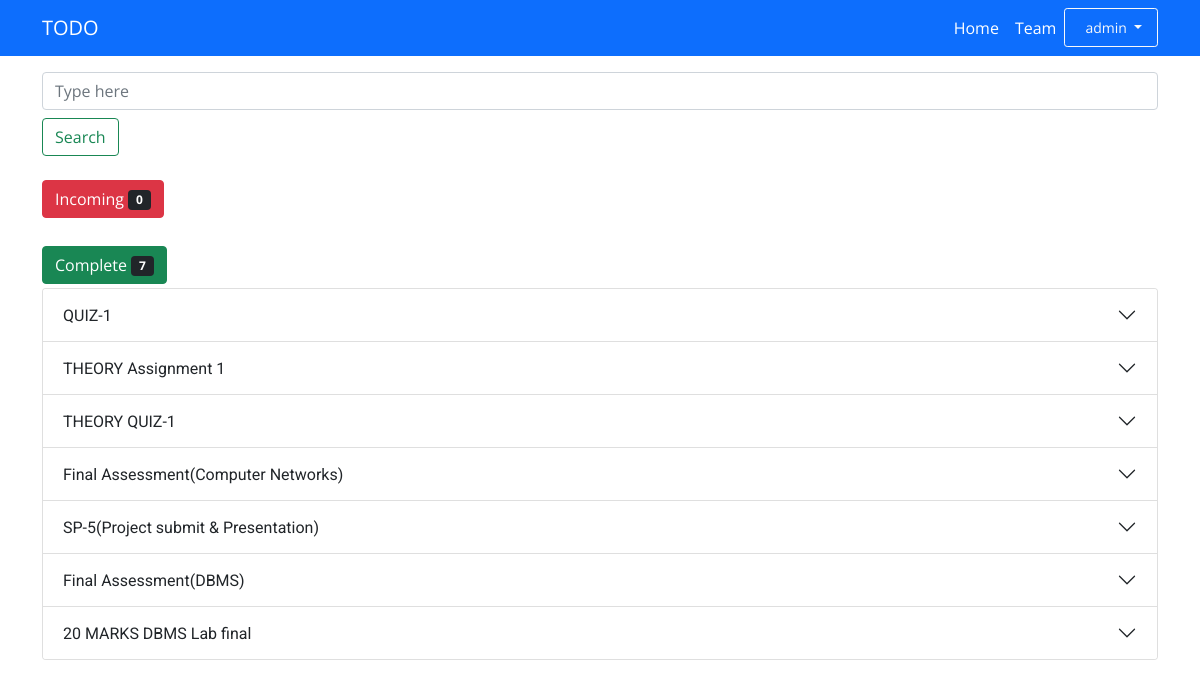
The page / (signed in) on the database its author committed.
### todo/models.py (models this page shows)
class TODO(models.Model):
    title = models.CharField(max_length=250)
    about=models.TextField(max_length=450,null=True)
    course = models.CharField(max_length=125,null=True )
    date = models.DateTimeField(auto_now_add=True)
    start_date = models.DateField(null=True)
    start_time = models.TimeField(null=True)
    end_date = models.DateField(null=True)
    end_time = models.TimeField(null=True)
    url1=models.URLField(max_length = 200,null=True)
    url2=models.URLField(max_length = 200,null=True)
    w1 = models.CharField(max_length=30,null=True)
    w2 = models.CharField(max_length=30,null=True)

### todo/views.py (the view, shortened to what this page needs)
# urls.py: path('', views.home, name='home'),
@login_required(login_url='account')
def home(request):
    if request.user.is_authenticated:
        user = request.user
        activeuser={
            "role":"onlystudent",
            "name":user.username
        }
        user = request.user
        t=User.objects.get(username=user)
        if CR.objects.filter(username=user):
            activeuser["role"]="cr"
        incoming=[]
        today = date.today()
        r=str(today)
        year=""
        month=""
        date1=""
        j=0
        helper=""
        for i in r:
            if i != "-":
                helper+=i
            if i == "-":
                if j==4:
                    year=helper
                    helper=""
                elif j == 7:
                    month=helper
                    helper=""
                else:
                    date1=helper
            j+=1
        date1=helper
        date_todos = TODO.objects.filter().order_by('end_date')
        completelen=0
        for k in date_todos:
            today2=str(k.end_date)
            year2=""
            month2=""
            date2=""
            j=0
            helper=""
            completelen+=1
            for i in today2:
                if i != "-":
                    helper+=i
                if i == "-":
                    if j==4:
                        year2=helper
                        helper=""
                    elif j == 7:
                        month2=helper
                        helper=""
                    else:
                        date2=helper
                j+=1
            date2=helper
            if year > year2 :
                continue
            elif year < year2:
                incoming.append(k.id)
                continue
            else:
                if month > month2:
                    continue
        incominglen = len(incoming)
        completelen=completelen-incominglen
        return render(request, 'home.html', context={'p':t,'todos': date_todos,'activeuser':activeuser, 'incoming':incoming,'incominglen':incominglen,'completelen':completelen})

### templates/home.html (shortened to what this page needs)
{% extends 'layouts.html' %} {% block title %} TODO {% endblock %} {% block content %} {% include 'navbar.html' %} {% load static %}
<div class="container container-fluid pt-3">
    <form action="/search/" method="post">
        <input required name="search" value="" class="form-control me-2 " type="search" placeholder="Type here" aria-label="Search">
        <button class="btn btn-outline-success mt-2" type="submit">Search</button>
    </form>
</div>
<div class="accordion container pt-4" id="accordionExample">
    <button class="btn btn-danger mb-1">
        Incoming <span class="badge bg-dark">{{incominglen}}</span>
      </button>
</div>
<div class="accordion container pt-4" id="accordionExample">
    <button class="btn btn-success mb-1">
        Complete <span class="badge bg-dark">{{completelen}}</span>
      </button> {% for todo in todos %} {% if todo.id not in incoming %}
    <div class="accordion-item">
        <h2 class="accordion-header" id="headingTwo">
            <button class="accordion-button collapsed" type="button" data-bs-toggle="collapse" data-bs-target="#collapse2{{todo.id}}" aria-expanded="false" aria-controls="collapse{{todo.id}}">
                {{todo.title}}
        </button>
        </h2>
    </div>
    {% endif %} {% endfor %}
</div>
{% endblock %}

### templates/navbar.html (shortened to what this page needs)
{% block content %}
<nav style="background-color: #e3f2fd;" class="navbar navbar-dark bg-primary navbar-expand-lg  ">
    <div class=" container container-fluid">
        <a class="navbar-brand" href="#">TODO</a>
        <div class="collapse navbar-collapse" id="navbarScroll">
            <ul class="navbar-nav ms-auto text-light">
                {% if request.user.is_authenticated %}
                <li class="nav-item  ">
                    <a class="nav-link active " href="{% url 'home' %}">Home</a>
                </li>
                <li class="nav-item">
                    <a class="nav-link active" href="{% url 'team' %}">Team</a>
                </li>
                <li class="nav-item dropdown  ">
                    <button style="padding-left: 20px;padding-right:15px" type="button" class=" profile nav-link btn btn-primary   border border-light  btn-sm text-light dropdown-toggle  " data-bs-toggle="dropdown" aria-expanded="false">
                     {{request.user.username}}
                    </button>
                </li>
                {% endif %}
            </ul>
        </div>
    </div>
</nav>
{% endblock %}

### static/css/style.css (style rules this page uses)
body { font-family: "Open Sans", sans-serif; min-height: 100veh; }
h1, h2, h3, h4, h5, h6 { font-family: "Roboto", sans-serif; }
a { text-decoration: none !important; }
.profile { padding-left: 20px !important; }

### rows shown on the page
TODO: title "QUIZ-1"
TODO: title "THEORY Assignment 1"
TODO: title "THEORY QUIZ-1"
TODO: title "Final Assessment(Computer Networks)"
TODO: title "SP-5(Project submit & Presentation)"
TODO: title "Final Assessment(DBMS)"
TODO: title "20 MARKS DBMS Lab final"

### other values the page prints
{{ request.user.username }} "admin"
{{ incominglen }} "0"
{{ completelen }} "7"
